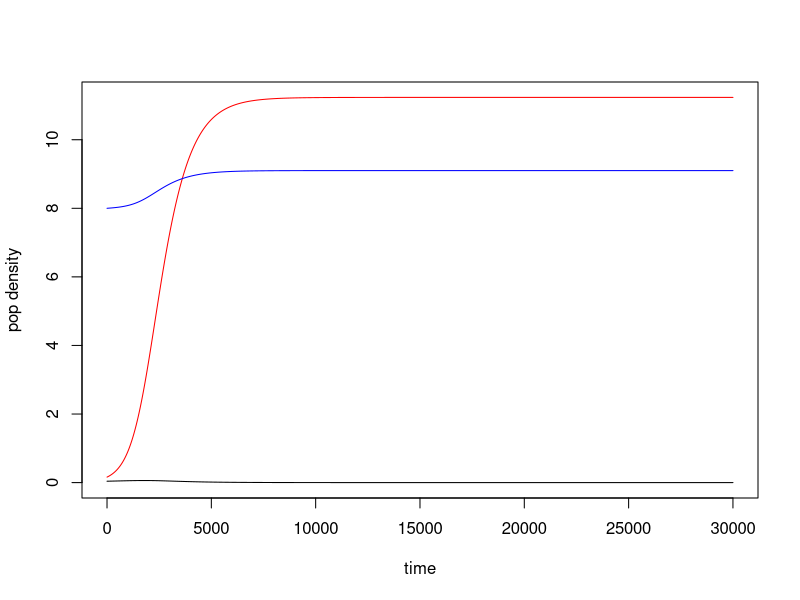
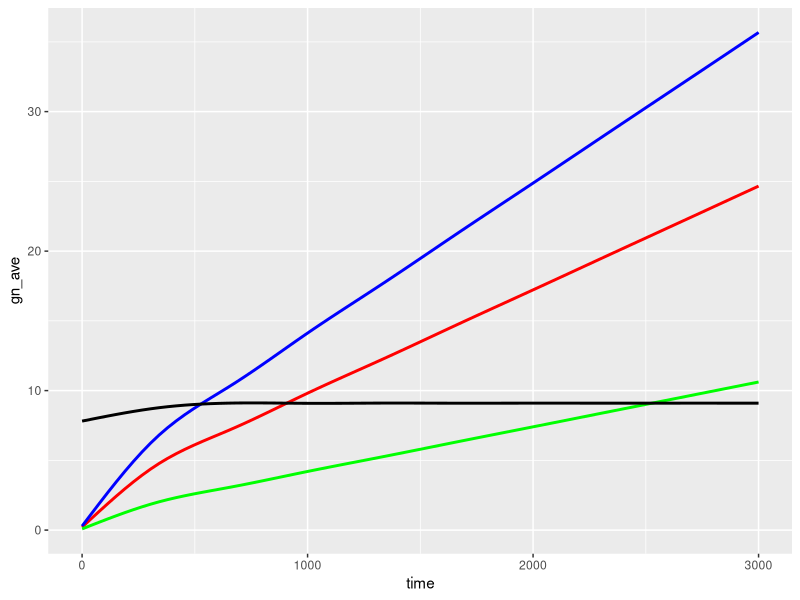

Here is the R script that generated these plots, in order:
#=============================================================================
# R code to implement and explore an ODE for resource-consumer dynamics 
# between algae and photosynthetic diazotrophs. The model assumes that two
# Nitrogen pools are present: 1 in the water column that only algae consume, 
# and 1 that is internal to nitrogen-fixing diazotrophs. This second source
# can become available to algae when diazotrophs die. 
# 
# Eventually the demographic rates will become temperature dependent. 
#=============================================================================
# load libraries
#=============================================================================
library(tidyverse)
library(deSolve)


#=============================================================================
# Define the population dynamics through the following function
# This model includes one consumers: Pn and Pf 
# 	Pn is a consumer of Nitrogen and light. 
#	Pf is a consumer of Nitrogen and light, but also fixes N. 
# This model includes one resource: R 
# 	R can be added at a constant rate. 
#	R is produced by the mortality of both Pn and Pf
#
# The growth rates of both species are determined by light intensity. 
# Light intensity is a function of depth, and decreases as densities of both
# species increase. The extra set of equations in the model definition 
# calculate a new average growth rate each time step based on these factors.  
#=============================================================================

agawin_mod = function(times,sp,parms){
	with( as.list(c(parms, sp )), #args = parms (list of parameters), sp (matrix of outputs (Pf, Pn, R) -- add a line of values at each time step)
		{	
			##### Determine species-specific average growth rates as a function
			##### of resource availibility and light intensity (eqs. 7, 9-10)
			Iout = Iin *(exp( zM*(-Kbg - kN*Pn - kF*Pf) ) ) #eq 7 at zM #Iout = average amount of light as a function of depth
			       #k = light attenuation, P is abundance, for species N and F (F is fixer) 
		
			#Average growth rate of Pn (eq 9)
			gn_ave = gmn * (R/(Mn+R))*( ( log(Hn+Iin) - log(Hn+Iout) ) / 
			(log(Iin)-log(Iout) ) )

			#Average growth rate of Pf (eq 10)
			# gf_ave = (gmfn2 *Mf + gmfn03*R)/(Mf+R)*( ( log(Hf+Iin) - log(Hf+Iout) ) / 
			# (log(Iin)-log(Iout)) )

			#Average growth rates for each nitrogen source, separated
			gfno3_ave =  gmfn03 *  (R/(Mf+R))*( ( log(Hf+Iin) - log(Hf+Iout) ) / 
			(log(Iin)-log(Iout) ) )

			gfn2_ave = gmfn2 * (R/(Mf+R))*( ( log(Hf+Iin) - log(Hf+Iout) ) / 
			(log(Iin)-log(Iout) ) )

			gf_ave = gfn2_ave + gfno3_ave

			##### Consumer dynamics 
			#Algae (Eq 1) : 
			dPn = Pn * ( gn_ave - mn) #dPn calculates change at next time point, so uses all variables from the last time step; Jacob has factored out PN; this is stored as the new population size at this time step
			#N fixer (Eq 2): 
			dPf = Pf * ( gf_ave - mf )			 
			
			####Resource (N) (Eq 3): 
			dR = D*(Rin - R) - Qn*gn_ave*Pn - Pf*gfno3_ave*Qf + ef*Pf*gfn2_ave*Qf 


	  	list( c(dPn,dPf,dR) ) #also store these outputs in the matrix; these are the "dynamic variables", which they calculate as the growth rates they are and then back calculate N at current time step from

	  	list( c(dPn,dPf,dR, Iout=Iout, gn_ave=gn_ave, gfno3_ave  = gfno3_ave,gfn2_ave =gfn2_ave ) )

		})	

}  


#=============================================================================
# Set values of the population parameters (high light scenario; i.e. no synechococcus)
#=============================================================================
###From table 3
###Non-fixer (there are two of these, chlorella for now)
mn = 0.014 #mortality

#These terms are all for the growth rate gn_ave. 
gmn = 0.06 #Max gr
Mn = 0.308 #Half saturation constants 
Hn = 80

###Fixer
mf = 0.014 #mortality

#These terms are all for the growth rates gfno3 and gfn2. There are two sets of
#these for high and low light: 
#Use the high light treatment for now.
gmfn03 = .084
gmfn2 =  0.025
#Half saturation constants 
#All of Hs and Ms are set to be equal by the authors. 
Hf = 70
Mf = 1
# Hfn2 = 70
# Hfno3 = 70
# Mfn2 = 1
# Mfno3 = 1 

###Resource
Qn = 0.079#cell quota of N
Qf = 0.092#cell quota of N

D = 0.014 #dilution rate in experiment. 
Iin = 40 #Light in, HL
Rin = 8 #These are the treatment levels of N input. 0, 0.1, 0.5, 8. 

###Parametes for light intensity calculation (eqs 7-10)
#Growth rate is spatially (i.e. depth) dependent. The average growth rates (eqs 4 - 6) for 
#each species are light dependent. Light intensity is dependent on population 
#densities, depth, and some physical parameters as described by equation 7.
# 
#The integral in eq. 8 could be implemented directly in this code. However, 
#the authors show that this integral can be solved analytically which leads to 
#equations 9-10. These equations only require the endpoints of light intensity: 
#i.e., the light at depth 0, and at the mixing depth z_M, at the bottom of the 
#container. these values in text of table 1
Kbg = 4.75 #4.75 #Background turbidity. In a few cases this is 11
zM = 0.05 #mixing depth
kF = 4.86 #light attenutation constants. 
kN = 5.68 #This is determined by eq 13 for Synechococcus
ef = 8 #epsilon

#Put these parameters all together in a list to pass to deSolve with the model
#definition. 
parms = list(
			mn = mn, gmn = gmn, Mn = Mn, Hn = Hn, 
			mf = mf, gmfn03 = gmfn03, gmfn2 = gmfn2, Hf = Hf, Mf = Mf,  
			Qn = Qn, Qf = Qf, D = D, Iin = Iin, Rin = Rin, Kbg = Kbg, zM = zM, kF = kF,
			kN = kN, ef = ef
		 )

#=============================================================================
# Run the model with initial conditions (IC)
#=============================================================================
tend = 3000 #t final
delta1 = 0.1 #size of time step
times  = seq(from = 0, to = tend, by = delta1)
tl = length(times) 
#Use ICs to help set the scenario. E.g., when Pn or Pf =0, 
#this is a monoculture experiment. Otherwise, use ICs from those reported in 
#Table 1

minit =  c(Pn = 10,Pf = 0.16, R = Rin) #model initial values

Pn_ic =0.04
Pf_ic =0.16
Iout = Iin-1
gn_ic = gmn * (Rin/(Mn+Rin))*( ( log(Hn+Iin) - log(Hn+Iout) ) / 
			(log(Iin)-log(Iout) ) )
gfno3_ic = gmfn03 *  (Rin/(Mf+Rin))*( ( log(Hf+Iin) - log(Hf+Iout) ) / 
			(log(Iin)-log(Iout) ) )
gfn2_ic = gmfn2 * (Rin/(Mf+Rin))*( ( log(Hf+Iin) - log(Hf+Iout) ) / 
			(log(Iin)-log(Iout) ) )

minit =  c(Pn = Pn_ic ,Pf = Pf_ic, R = Rin, Iout=Iout, gn_ave=gn_ic, 
				gfno3_ave  = gfno3_ic,gfn2_ave =gfn2_ic )


#Run the model
agawin_out = ode(y = minit, times = times, func = agawin_mod, parms = parms)

#=============================================================================
# Plot
#=============================================================================
#Black is Pn (Chorella) 
#Red is Pf (Cyanothece)
#Blue is R (N)

plot( agawin_out [,2], t="l", ylab = "pop density", xlab = "time", 
	ylim = c(0, max(agawin_out[,2:4]) ) )
cuse = c("black","black","red","blue","green")
for ( n in 3:4) {
	lines (agawin_out[,n], col = cuse[n] )
}

agawin_out <- as.data.frame(agawin_out)

#plot
agawin_out %>% 
  ggplot() +
  geom_smooth(aes(x = time, y = gn_ave), colour = "red") +
  geom_smooth(aes(x = time, y = gfno3_ave), colour = "blue") +
  geom_smooth(aes(x = time, y = gfn2_ave), colour = "green") +
  geom_smooth(aes(x = time, y = R), colour = "black")
  
